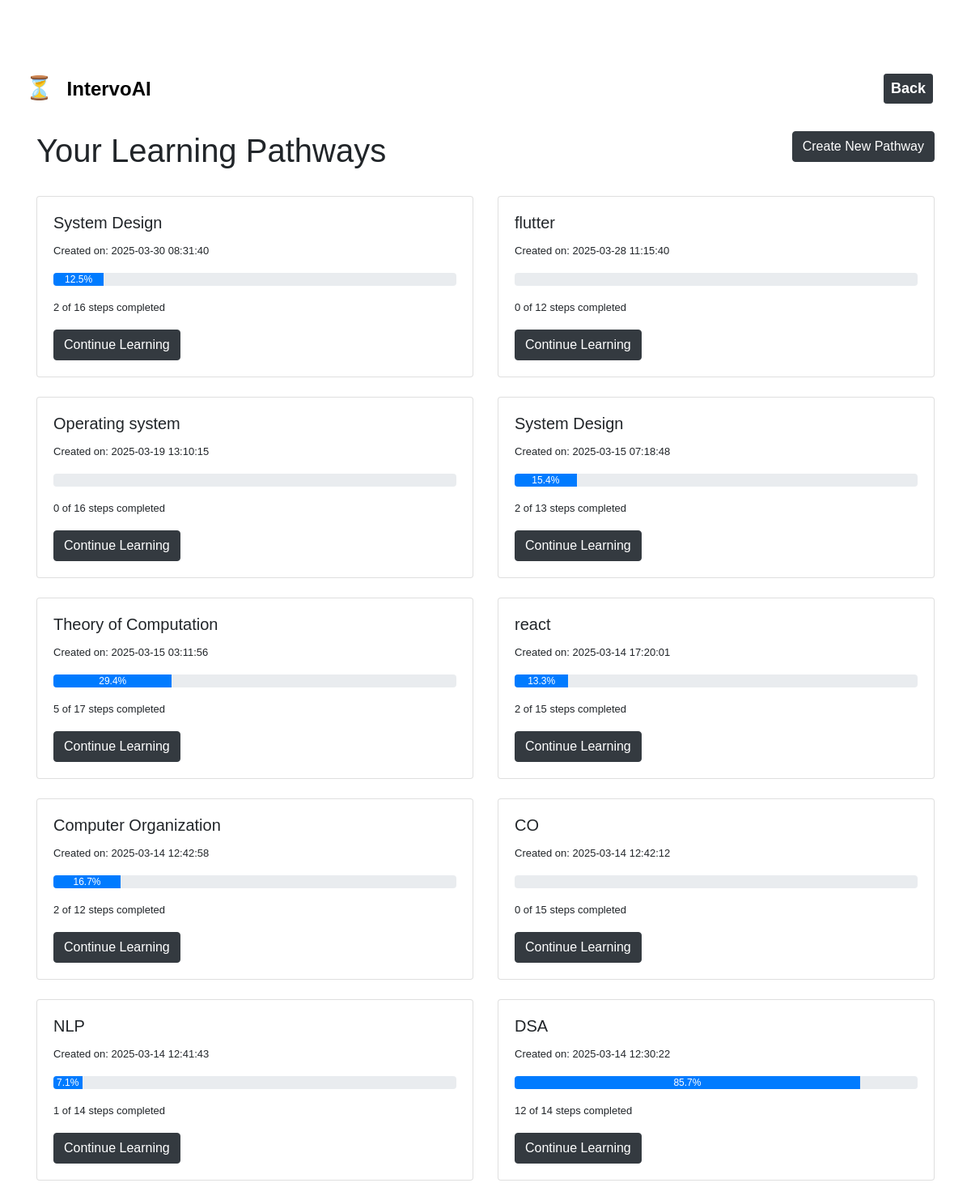
/dashboard, run on the app's committed database.
### tables this page shows
CREATE TABLE pathways (
        id INTEGER PRIMARY KEY AUTOINCREMENT,
        user_id INTEGER,
        topic TEXT,
        pathway_data TEXT,
        created_at TIMESTAMP DEFAULT CURRENT_TIMESTAMP,
        FOREIGN KEY (user_id) REFERENCES users (id)
    );

### Pathway/app.py (the view)
@app.route('/dashboard')
def dashboard():
    user_id = get_guest_user()  # No login check, just get a user ID
    conn = sqlite3.connect('learning_pathways.db')
    cursor = conn.cursor()
    cursor.execute("""
        SELECT id, topic, created_at
        FROM pathways
        WHERE user_id = ?
        ORDER BY created_at DESC
    """, (user_id,))
    pathways = cursor.fetchall()
    pathways_with_progress = []
    for pathway in pathways:
        pathway_id = pathway[0]
        cursor.execute("""
            SELECT pathway_data FROM pathways WHERE id = ?
        """, (pathway_id,))
        pathway_data = json.loads(cursor.fetchone()[0])
        total_steps = 0
        for module in pathway_data.get('modules', []):
            total_steps += len(module.get('resources', []))
            total_steps += len(module.get('activities', []))
            if 'assessment' in module:
                total_steps += 1
        cursor.execute("""
            SELECT COUNT(*) FROM progress
            WHERE pathway_id = ? AND completed = 1
        """, (pathway_id,))
        completed_steps = cursor.fetchone()[0]
        progress_percentage = 0
        if total_steps > 0:
            progress_percentage = (completed_steps / total_steps) * 100
        pathways_with_progress.append({
            'id': pathway_id,
            'topic': pathway[1],
            'created_at': pathway[2],
            'total_steps': total_steps,
            'completed_steps': completed_steps,
            'progress_percentage': progress_percentage
        })
    conn.close()
    return render_template('dashboard.html', pathways=pathways_with_progress)

### Pathway/app.py (called while the page is built)
def get_guest_user():
    if 'user_id' not in session:
        session['user_id'] = 1  # Using ID 1 for guest user
        session['username'] = 'guest'
    return session['user_id']

### Pathway/templates/dashboard.html (shortened to what this page needs)
<!DOCTYPE html>
<html lang="en">
  <head>
    <link
      href="https://cdn.jsdelivr.net/npm/bootstrap@5.3.0-alpha1/dist/css/bootstrap.min.css"
      rel="stylesheet"
    />
    <link
      rel="stylesheet"
      href="https://cdn.jsdelivr.net/npm/bootstrap-icons@1.8.1/font/bootstrap-icons.css"
    />
    <link
      href="/static/vendor/bootstrap/css/bootstrap.min.css"
      rel="stylesheet"
    />
    <link rel="stylesheet" href="/static/css/fontawesome.css" />
    <link rel="stylesheet" href="/static/css/templatemo-grad-school.css" />
    <link rel="stylesheet" href="/static/css/owl.css" />
    <link rel="stylesheet" href="/static/css/lightbox.css" />
    <header>
        <nav class="navbar  px-3" style="background-color: #ffffff;">
          <div class="container-fluid d-flex align-items-center">
              <a href="/" class="logo" style="text-decoration: none; font-size: 24px; font-weight: bold; color: #000;">
                  <span class="logo-icon" style="font-size: 28px;">⏳</span>
                  <span style="padding: 5px 10px; border-radius: 5px;">IntervoAI</span>
              </a>
              <a href="javascript:history.back()" class="btn btn-dark btn-sm me-3" style="font-size: 18px; font-weight: bold; color: #fff;">
                 Back
              </a>
          </div>
      </nav>
    </header>
  </head>
  <body>
    <div class="container mt-4">
      <div class="row mb-4">
        <div class="col-md-8">
          <h1>Your Learning Pathways</h1>
        </div>
        <div class="col-md-4 text-end">
          <button
            type="button"
            class="btn btn-dark"
            data-bs-toggle="modal"
            data-bs-target="#createPathwayModal"
          >
            Create New Pathway
          </button>
        </div>
      </div>
      {% if pathways %}
      <div class="row">
        {% for pathway in pathways %}
        <div class="col-md-6 mb-4">
          <div class="card h-100">
            <div class="card-body">
              <h5 class="card-title">{{ pathway.topic }}</h5>
              <p class="card-text">Created on: {{ pathway.created_at }}</p>
              <div class="progress mb-3">
                <div
                  class="progress-bar"
                  role="progressbar"
                  style="width: {{ pathway.progress_percentage }}%;"
                  aria-valuenow="{{ pathway.progress_percentage }}"
                  aria-valuemin="0"
                  aria-valuemax="100"
                >
                  {{ pathway.progress_percentage|round(1) }}%
                </div>
              </div>
              <p class="card-text">
                {{ pathway.completed_steps }} of {{ pathway.total_steps }} steps
                completed
              </p>
              <a href="/pathway/{{ pathway.id }}" class="btn btn-dark"
                >Continue Learning</a
              >
            </div>
          </div>
        </div>
        {% endfor %}
      </div>
      {% else %}
      <div class="alert alert-info">
        You haven't created any learning pathways yet. Get started by creating
        your first pathway!
      </div>
      {% endif %}
    </div>
  </body>
</html>

### Pathway/static/css/templatemo-grad-school.css (style rules this page uses)
body { font-family: "Montserrat", sans-serif; }
a { color: #3cf; text-decoration: none; }
p { font-size: 13px; line-height: 22px; }

### Pathway/templates/dashboard.html (style rules this page uses)
body { padding-top: 80px; }

### data on the page
pathways: topic "System Design", created_at "2025-03-30 08:31:40", progress_percentage "12.5", completed_steps "2", total_steps "16"
pathways: topic "flutter", created_at "2025-03-28 11:15:40", completed_steps "0", total_steps "12"
pathways: topic "Operating system", created_at "2025-03-19 13:10:15", completed_steps "0", total_steps "16"
pathways: topic "System Design", created_at "2025-03-15 07:18:48", {{ pathway.progress_percentage }} 15.384615384615385 (drawn), progress_percentage "15.4", completed_steps "2", total_steps "13"
pathways: topic "Theory of Computation", created_at "2025-03-15 03:11:56", {{ pathway.progress_percentage }} 29.411764705882355 (drawn), progress_percentage "29.4", completed_steps "5", total_steps "17"
pathways: topic "react", created_at "2025-03-14 17:20:01", {{ pathway.progress_percentage }} 13.333333333333334 (drawn), progress_percentage "13.3", completed_steps "2", total_steps "15"
pathways: topic "Computer Organization", created_at "2025-03-14 12:42:58", {{ pathway.progress_percentage }} 16.666666666666664 (drawn), progress_percentage "16.7", completed_steps "2", total_steps "12"
pathways: topic "CO", created_at "2025-03-14 12:42:12", completed_steps "0", total_steps "15"
pathways: topic "NLP", created_at "2025-03-14 12:41:43", {{ pathway.progress_percentage }} 7.142857142857142 (drawn), progress_percentage "7.1", completed_steps "1", total_steps "14"
pathways: topic "DSA", created_at "2025-03-14 12:30:22", {{ pathway.progress_percentage }} 85.71428571428571 (drawn), progress_percentage "85.7", completed_steps "12", total_steps "14"
